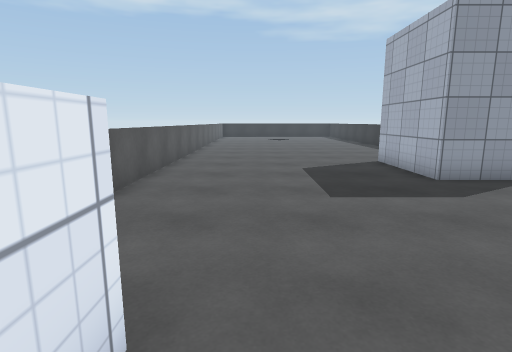
View 1 (above)

21 first-person views from a walk through a 3-D level made in the Unity game engine. The camera is 1.4 m above the floor, tilts 10° down and sees 80° across. The floor is counted in squares, 1 m on a side. Each view is taken from the middle of a square. On the plan, view 1 faces up. The plan holds only what a view shows up to about 14 squares ahead; the rest is blank. Surface patterns are stand-ins for the level's own textures.

View 2
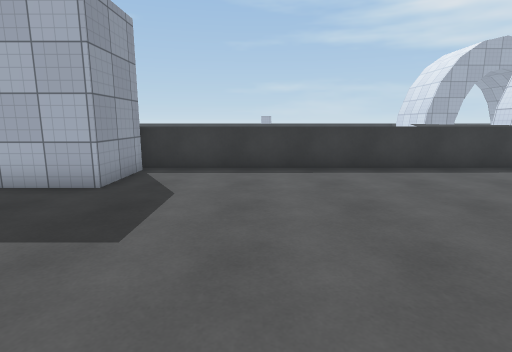

View 3
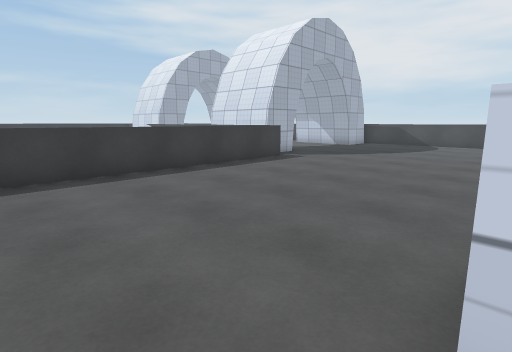

View 4
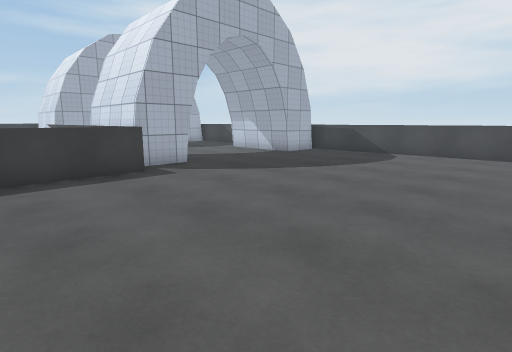

View 5
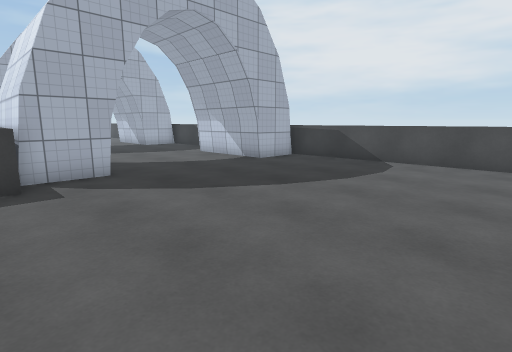

View 6
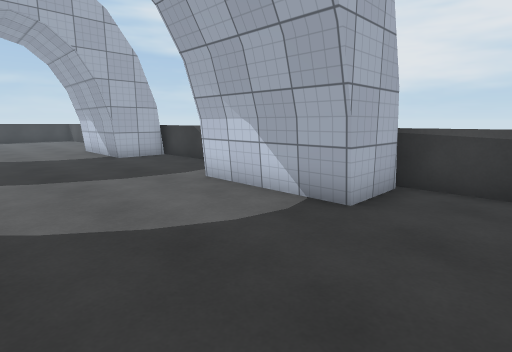

View 7
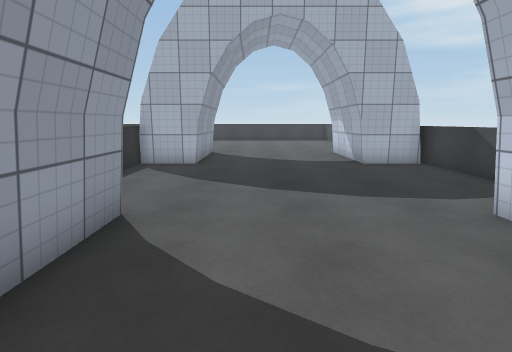

View 8
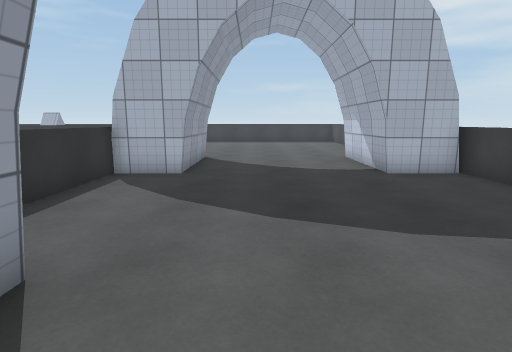

View 9
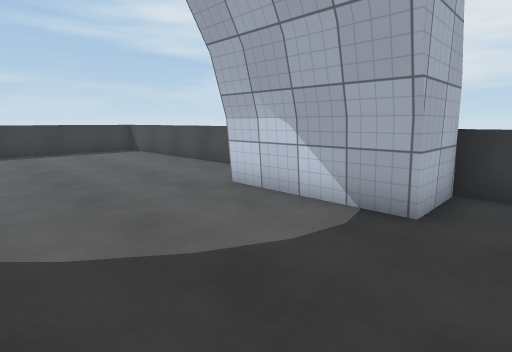

View 10
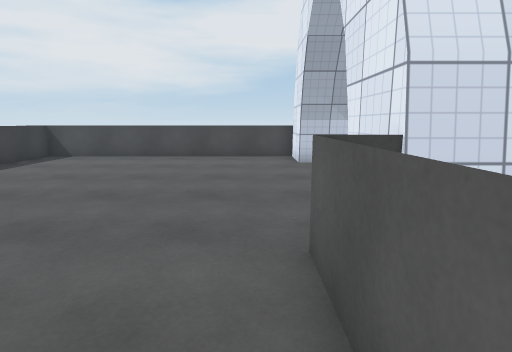

View 11
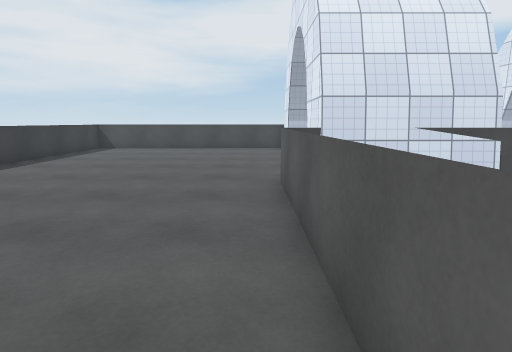

View 12
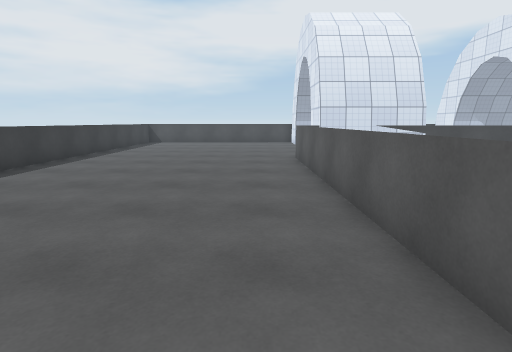

View 13
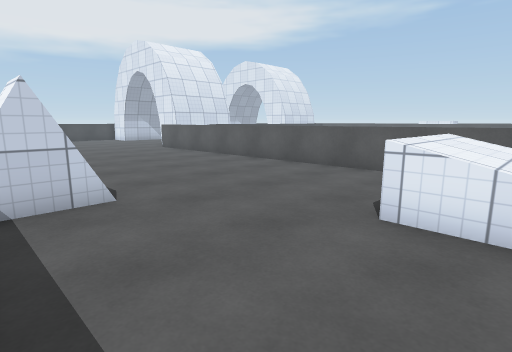

View 14
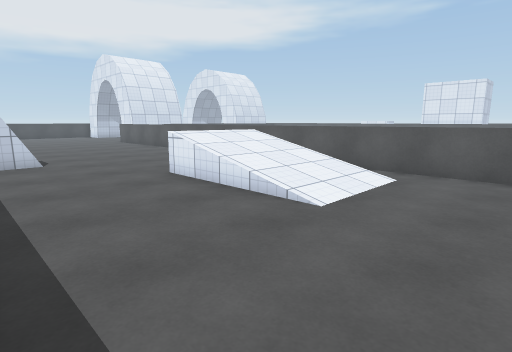

View 15
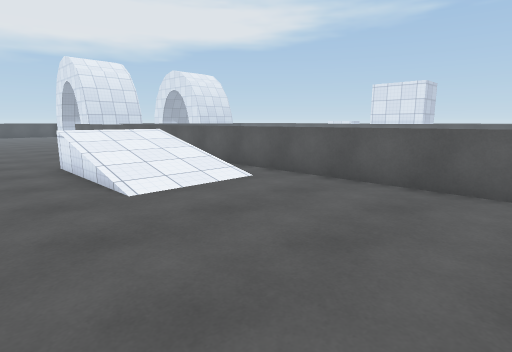

View 16
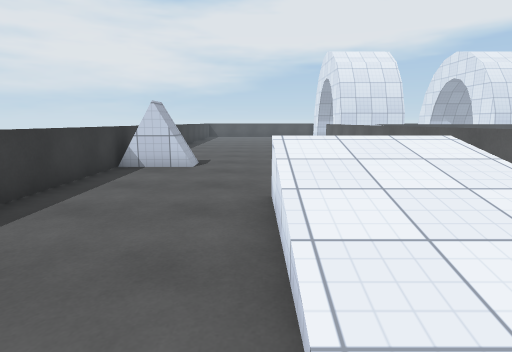

View 17
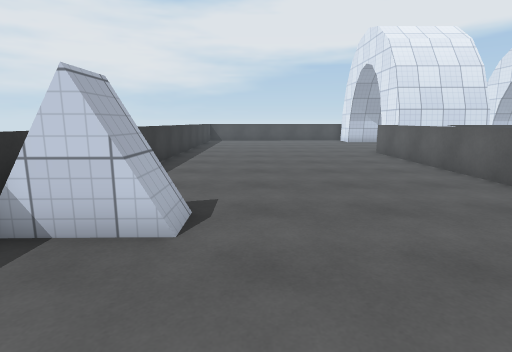

View 18
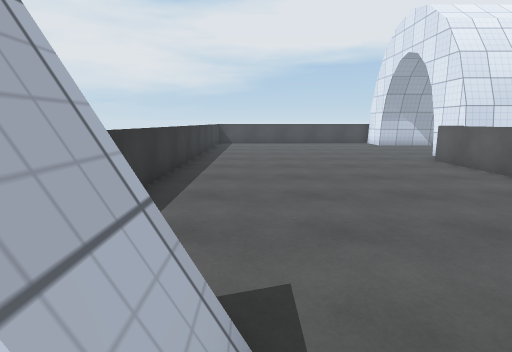

View 19
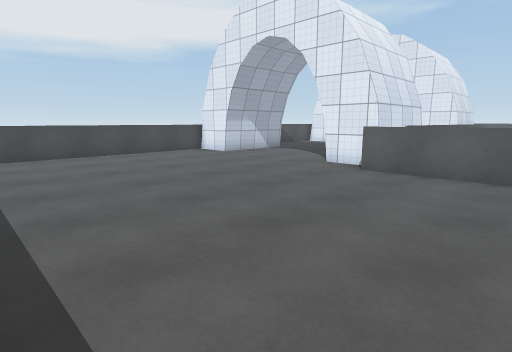

View 20
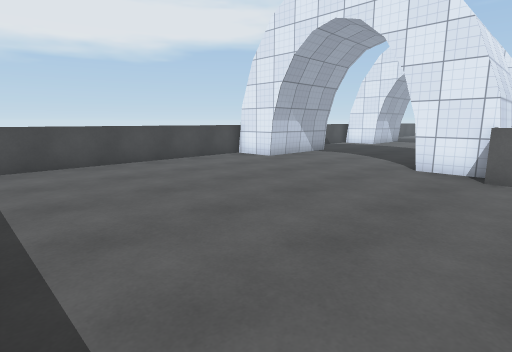

View 21
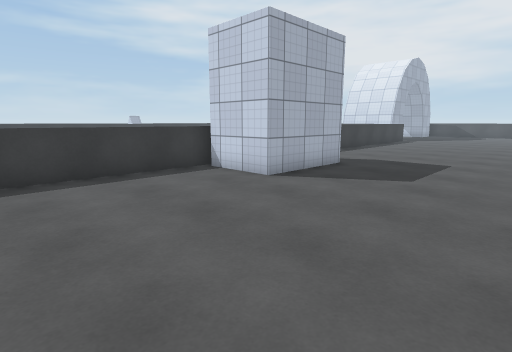

### Floor plan
Points are (right, up) in squares from view 1. A wall is a line through its corners. A room is listed if a view was taken in it or the views show most of it. See-through windows are left out.
Room 1 (views 1, 2, 3, 4, 5, 6, 7, 8, 9, 10, 11, 12, 13, 14, 15, 16, 17, 18, 19, 20, 21)
walls: (7, 7.4) (4.5, 7.4) (4.5, 11.1) (7, 11.1); (7.3, 10.7) (7.3, 16.4); (-0.8, 1.8) (-0.8, 0.8); (7.4, -6.9) (7.3, 7.6); (8.4, -9.1) (8.4, -7.1); (12.6, -9) (10.2, -9); (-3, 14.1) (-2.9, 6); (22.5, -7) (22.5, -9) (18.4, -9) (18.4, -7.1) (15.1, -7); (8.4, -16.6) (8.4, -14.6) (12.6, -14.6); (0.1, -17) (8.7, -16.9); (15.2, -16.8) (18.9, -16.7); (23.1, 17.6) (23.4, -7.2); (27.7, 10.5) (27.7, 7.2); (18.4, -16.6) (18.4, -14.6) (22.5, -14.6) (22.5, -16.7) (32.5, -16.5) (32.4, -1); (30.3, 3.4) (32.3, 3.5); (30.5, 2.3) (30.5, 3.4); (30.8, 2.3) (30.8, 3.5); (31, 2.3) (31, 2.8); (32.4, 1.4) (32.4, 7.9)
low walls: (30.3, 2.3) (30.3, 3.4)

Positions as (right, up) in squares from view 1, and headings:
1: (0, 0), facing up
2: (-2, 4), facing right
3: (-1, 3), facing down-right
4: (-1, -3), facing down-right
5: (0, -6), facing down-right
6: (6, -10), facing down-right
7: (8, -11), facing right
8: (10, -11), facing right
9: (17, -10), facing down-right
10: (24, -4), facing down
11: (24, 0), facing down
12: (25, 5), facing down
13: (32, 9), facing down-left
14: (32, 15), facing down-left
15: (30, 18), facing down-left
16: (28, 13), facing down
17: (29, 7), facing down
18: (30, 4), facing down
19: (32, -3), facing down-left
20: (32, -6), facing down-left
21: (-1, 17), facing down-right
